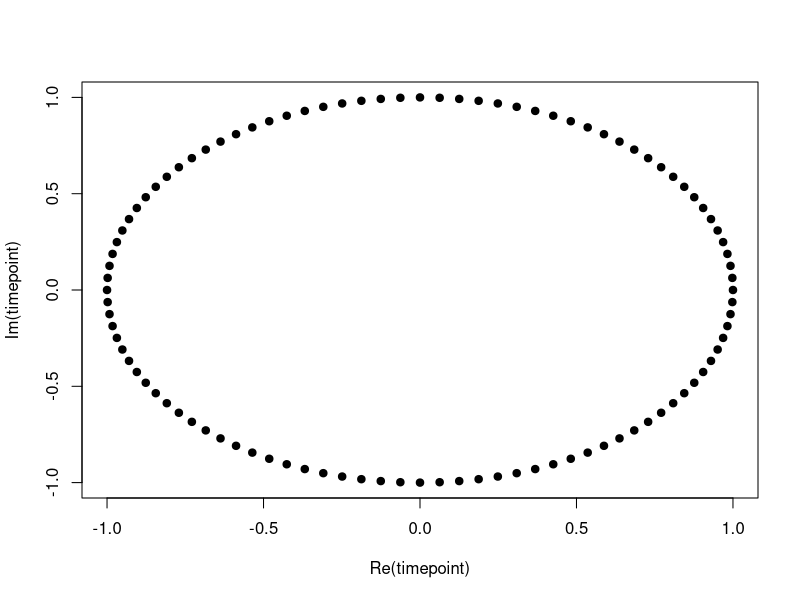
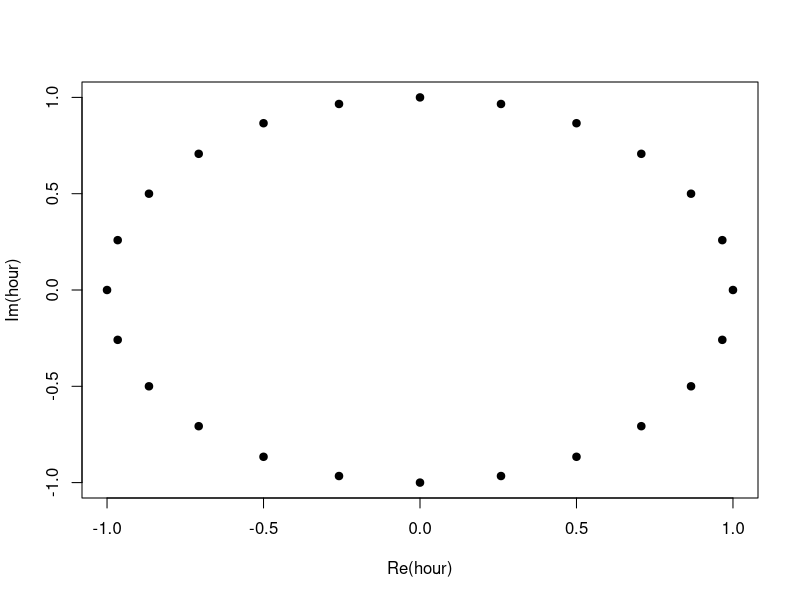

These charts were generated, in order, by the following R code: (Note: this script raises an error after producing the figures.)
## ---- chunk 1
knitr::opts_chunk$set(
  collapse = TRUE,
  comment = "#>"
)
## ---- chunk 2
k <- 100
timepoint <- exp(1i * 2 * pi * (k:1) / k)
plot(timepoint, pch = 19)
## ---- chunk 3
k <- 24
hour <- exp(1i * 2 * pi * (k:1) / k)
plot(hour, pch = 19)
## ---- chunk 4
k <- 24 # Hours
subk <- 24*4 # Fraction of hours
times <- exp(1i * 2 * pi * (k:1) / k)
subtimes <- data.frame(SubT = exp(1i * 2 * pi * (subk:1) / subk)) 
ampm = c(rep(" AM",6), rep(" PM",12), rep(" AM",6))
library(tibble)
dfclock <- tibble(time = times,
                  hour = c(6:12, 1:12, 1:5), # May not be needed
                  label = paste0(c(6:12, 1:5), ampm))
## ---- chunk 5
library(ggplot2) # Load the package ggplot2
dfclock %>% ggplot()+
  geom_path(data = subtimes, aes(Re(SubT), Im(SubT)))+
  # Connect Last two missing points
  geom_line(data = subtimes %>% slice(-c(2:95)), aes(Re(SubT), Im(SubT)))+
  theme(aspect.ratio = 1)+
  geom_text(data = dfclock, aes(Re(time)*1.1, Im(time)*1.1, label = label))+
  geom_point(data = subtimes, 
             aes(Re(SubT), Im(SubT)), shape = 19, color = "black", size = 0.4)+
  geom_point(aes(Re(time), Im(time)), color = "red", size = 1.8)
